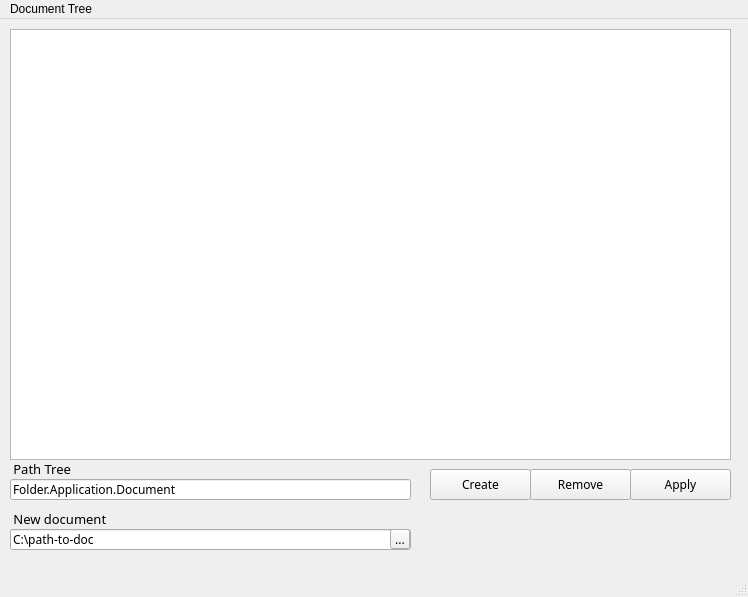
<?xml version="1.0" encoding="UTF-8"?>
<ui version="4.0">
 <class>MainWindow</class>
 <widget class="QMainWindow" name="MainWindow">
  <property name="geometry">
   <rect>
    <x>0</x>
    <y>0</y>
    <width>748</width>
    <height>597</height>
   </rect>
  </property>
  <property name="windowTitle">
   <string>MainWindow</string>
  </property>
  <widget class="QWidget" name="centralwidget">
   <widget class="QTreeView" name="treeView">
    <property name="geometry">
     <rect>
      <x>10</x>
      <y>10</y>
      <width>721</width>
      <height>431</height>
     </rect>
    </property>
    <property name="font">
     <font>
      <family>Inter 28pt</family>
      <pointsize>9</pointsize>
     </font>
    </property>
   </widget>
   <widget class="QPushButton" name="pushButton">
    <property name="geometry">
     <rect>
      <x>430</x>
      <y>450</y>
      <width>101</width>
      <height>31</height>
     </rect>
    </property>
    <property name="font">
     <font>
      <family>Inter 28pt</family>
      <pointsize>9</pointsize>
     </font>
    </property>
    <property name="text">
     <string>Create</string>
    </property>
   </widget>
   <widget class="QPushButton" name="pushButton_2">
    <property name="geometry">
     <rect>
      <x>530</x>
      <y>450</y>
      <width>101</width>
      <height>31</height>
     </rect>
    </property>
    <property name="font">
     <font>
      <family>Inter 28pt</family>
      <pointsize>9</pointsize>
     </font>
    </property>
    <property name="text">
     <string>Remove</string>
    </property>
   </widget>
   <widget class="QPushButton" name="pushButton_3">
    <property name="geometry">
     <rect>
      <x>630</x>
      <y>450</y>
      <width>101</width>
      <height>31</height>
     </rect>
    </property>
    <property name="font">
     <font>
      <family>Inter 28pt</family>
      <pointsize>9</pointsize>
     </font>
    </property>
    <property name="text">
     <string>Apply</string>
    </property>
   </widget>
   <widget class="QToolButton" name="toolButton">
    <property name="geometry">
     <rect>
      <x>390</x>
      <y>510</y>
      <width>20</width>
      <height>20</height>
     </rect>
    </property>
    <property name="font">
     <font>
      <family>Inter 28pt</family>
      <pointsize>9</pointsize>
     </font>
    </property>
    <property name="text">
     <string>...</string>
    </property>
   </widget>
   <widget class="QLineEdit" name="lineEdit">
    <property name="geometry">
     <rect>
      <x>10</x>
      <y>510</y>
      <width>401</width>
      <height>21</height>
     </rect>
    </property>
    <property name="font">
     <font>
      <family>Inter 28pt</family>
      <pointsize>9</pointsize>
     </font>
    </property>
    <property name="text">
     <string>C:\path-to-doc</string>
    </property>
   </widget>
   <widget class="QLabel" name="label">
    <property name="geometry">
     <rect>
      <x>10</x>
      <y>490</y>
      <width>101</width>
      <height>20</height>
     </rect>
    </property>
    <property name="font">
     <font>
      <family>Inter 28pt</family>
      <pointsize>10</pointsize>
      <italic>false</italic>
      <underline>false</underline>
      <strikeout>false</strikeout>
      <kerning>true</kerning>
      <fontweight>Medium</fontweight>
     </font>
    </property>
    <property name="text">
     <string> New document</string>
    </property>
   </widget>
   <widget class="QLabel" name="label_2">
    <property name="geometry">
     <rect>
      <x>10</x>
      <y>440</y>
      <width>101</width>
      <height>20</height>
     </rect>
    </property>
    <property name="font">
     <font>
      <family>Inter 28pt</family>
      <pointsize>10</pointsize>
      <italic>false</italic>
      <underline>false</underline>
      <strikeout>false</strikeout>
      <kerning>true</kerning>
      <fontweight>Medium</fontweight>
     </font>
    </property>
    <property name="text">
     <string> Path Tree</string>
    </property>
   </widget>
   <widget class="QLineEdit" name="lineEdit_2">
    <property name="geometry">
     <rect>
      <x>10</x>
      <y>460</y>
      <width>401</width>
      <height>21</height>
     </rect>
    </property>
    <property name="font">
     <font>
      <family>Inter 28pt</family>
      <pointsize>9</pointsize>
     </font>
    </property>
    <property name="text">
     <string>Folder.Application.Document</string>
    </property>
   </widget>
   <zorder>treeView</zorder>
   <zorder>pushButton</zorder>
   <zorder>pushButton_2</zorder>
   <zorder>pushButton_3</zorder>
   <zorder>lineEdit</zorder>
   <zorder>toolButton</zorder>
   <zorder>label</zorder>
   <zorder>label_2</zorder>
   <zorder>lineEdit_2</zorder>
  </widget>
  <widget class="QMenuBar" name="menubar">
   <property name="geometry">
    <rect>
     <x>0</x>
     <y>0</y>
     <width>748</width>
     <height>33</height>
    </rect>
   </property>
   <widget class="QMenu" name="menuDocument_Tree">
    <property name="title">
     <string>Document Tree</string>
    </property>
   </widget>
   <addaction name="menuDocument_Tree"/>
  </widget>
  <widget class="QStatusBar" name="statusbar"/>
 </widget>
 <resources/>
 <connections/>
</ui>
